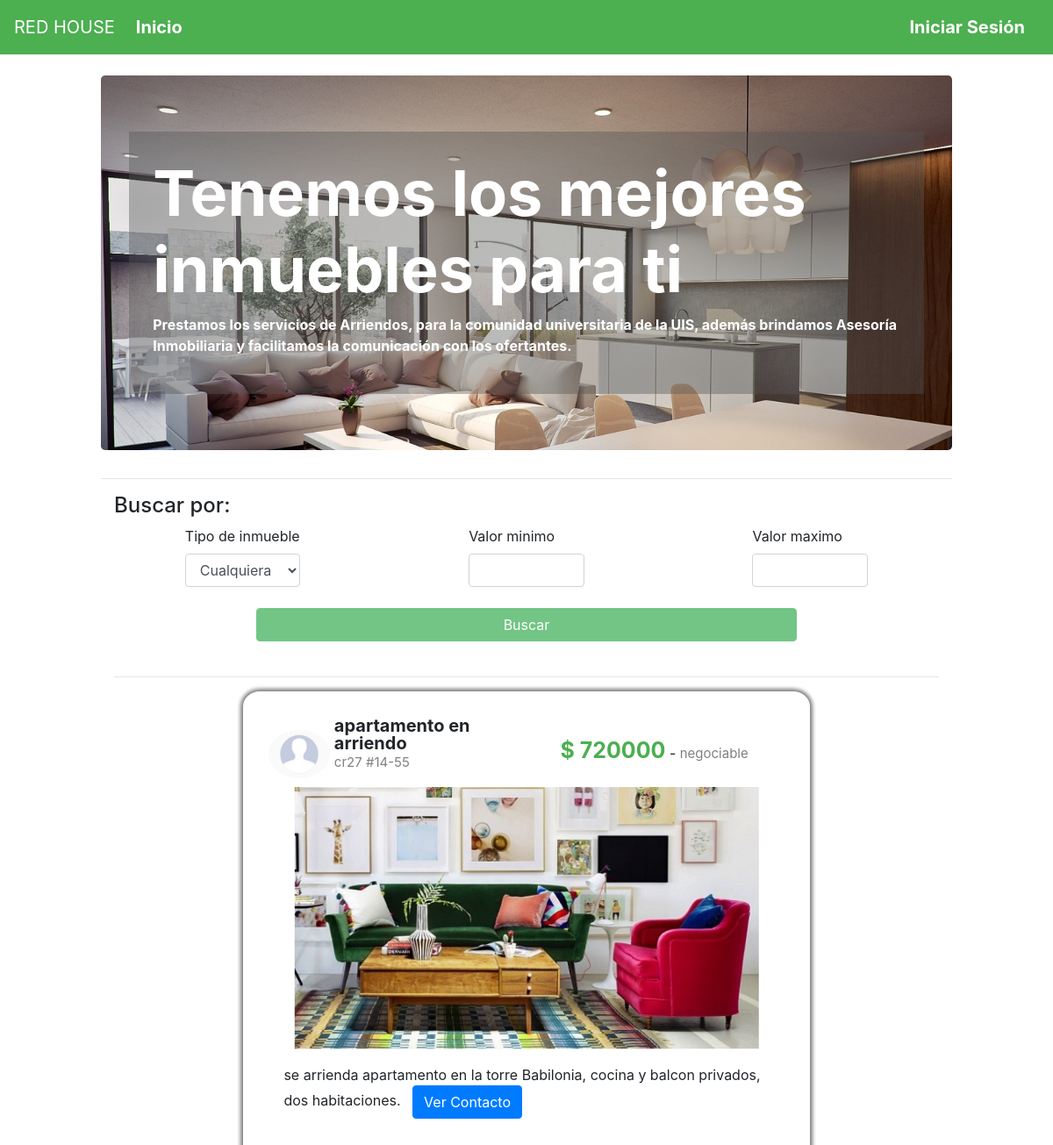
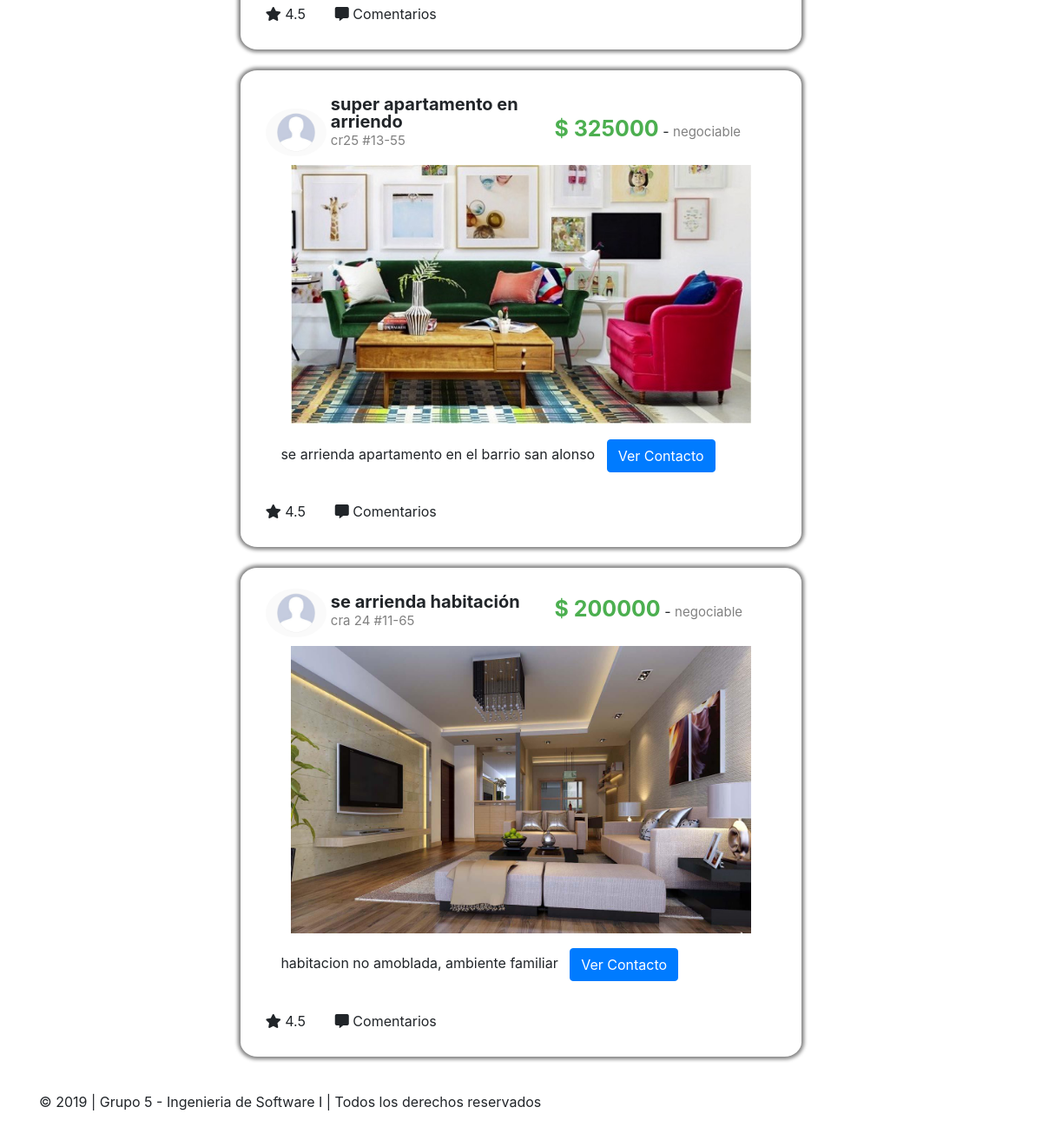
The page / on the database its author committed (2 pictures, top to bottom).
### tables this page shows
CREATE TABLE `publicacion` (
  `idPublicacion` int(11) NOT NULL,
  `nombre` varchar(30) DEFAULT NULL,
  `ubicacion` varchar(20) DEFAULT NULL,
  `precio` int(11) DEFAULT NULL,
  `descripcion` varchar(150) DEFAULT NULL,
  `fechaPublicada` datetime DEFAULT NULL,
  `estado` char(1) DEFAULT NULL,
  `negociable` char(16) DEFAULT NULL,
  `tipoInmueble` varchar(20) DEFAULT NULL,
  `urlImagen` varchar(100) DEFAULT NULL,
  `idCliente` varchar(20) DEFAULT NULL
);

### index.php (the view, shortened to what this page needs)
<!DOCTYPE html>
<html lang="en">
<head>
    <?php
    include("funciones.php");
    $conexion = conectar();
    $sql = "select * from publicacion limit 3";
    $r = mysqli_query($conexion, $sql);
    ?>
    <link rel="stylesheet" href="https://stackpath.bootstrapcdn.com/bootstrap/4.3.1/css/bootstrap.min.css"
>
    <link rel="stylesheet" href="estilo.css">
    <link rel="stylesheet" href="https://use.fontawesome.com/releases/v5.8.1/css/all.css">
</head>
<body>
    <?PHP
    if (!isset($_SESSION['identificacion']) || !isset($_SESSION['contrasena'])){
        encabezado();
        $sesion = FALSE;
    }else{
        encabezadoCliente();
        $sesion = TRUE;
    }
    ?>
    <div class="container-fluid">
        <div class="row">
            <div class="col-md-1"></div>
            <div class="col-md-10 fondo">
                <br>
                <div class="jumbotron banner col-md-12">
                    <div class="e" class="container">
                        <h1 class="display-3 texto-banner">Tenemos los mejores inmuebles para ti</h1>
                        <p class="texto-banner">Prestamos los servicios de Arriendos, para la comunidad universitaria de
                            la UIS, además brindamos Asesoría Inmobiliaria y facilitamos la comunicación con los ofertantes. </p>
                    </div>
                </div>
                <hr>
                <div class="container">
                    <h4 class="row col-md-8 fondo"> Buscar por:</h4>
                    <div class="row">
                        <div class="col-md-1"></div>
                        <div class="col-md-2">
                            <label> Tipo de inmueble </label>
                            <select id="tipo" class="form-control">
                                <option>Cualquiera</option>
                            </select>
                        </div>
                        <div class="col-md-2"></div>
                        <div class="col-md-2">
                            <label> Valor minimo </label>
                            <input id="val_min" type="number" name="val_min" class="form-control">
                        </div>
                        <div class="col-md-2"></div>
                        <div class="col-md-2">
                            <label> Valor maximo</label>
                            <input id="val_max" type="number" name="val_max" class="form-control">
                        </div>
                        <div class="col-md-1"></div>
                    </div>
                    <br>
                    <div class="row">
                        <div class="col-md-2"></div>
                        <div class="col-md-8">
                        <?PHP
                            if($sesion == TRUE) echo'<div class="btn btn-success botonDetalles btn-block" role="button" id="buscar">Buscar</div>';
                            else echo'<div class="btn btn-success botonDetalles btn-block disabled" role="button" id="no_buscar">Buscar</div>';
                        ?>
                        </div>
                        <div class="col-md-2"></div>
                    </div>
                    <br>
                    <hr>
                    <div id="lista_publicaciones">
                        <?PHP
                        while ($publicacion = mysqli_fetch_array($r)) {
                            ?>
                        <div class="row">
                            <div class="col-md-2"></div>
                            <div class="col-md-8 contenidoPublicacion">
                                <div class="divImagenPerfil">
                                    <img src="imagenes/im_perfil.png" alt="foto de perfil"
                                        style="width: 100%; border-radius: 50%;">
                                </div>
                                <div class="encabezadoPublicacion">
                                    <span class="tituloPublicacion">
                                        <?PHP echo $publicacion['nombre']; ?></span></br>
                                    <span class="subtituloPublicacion">
                                        <?PHP echo $publicacion['ubicacion']; ?></span></br>
                                </div>
                                <div class="divPrecio">
                                    <span class="tituloPublicacion" style="color:#4CAF50;font-size:25px;">$
                                        <?PHP echo $publicacion['precio']; ?></span> - <span
                                        class="subtituloPublicacion">
                                        <?PHP
                                            echo $publicacion['negociable']; ?>
                                    </span>
                                </div>
                                <div class="imagenPublicacion">
                                    <img <?PHP echo 'src=' . $publicacion['urlImagen']; ?> alt="Publicacion"
                                    style="width: 100%">
                                </div>
                                <div class="descripcionPublicacion">
                                    <p>
                                        <?PHP echo $publicacion['descripcion']; ?> &nbsp <button
                                            onclick="ver_perfil_cliente(this)" data-toggle="modal" data-target="#myModal" type="button" class="btn btn-primary"
                                            style="padding-top:1%;">Ver Contacto</button></p>
                                </div>
                                <div class="botonesPublicacion">
                                    <span class="botonPublicacion"><i class="fas fa-star"></i> 4.5</span>
                                    <span><i class="fas fa-comment-alt"></i> Comentarios</span>
                                </div>
                            </div>
                            <div class="col-md-2">
                            </div>
                        </div>
                        <br>
                        <?PHP
                        }
                        ?>
                    </div>
                </div>
            </div>
            <div class="col-md-1"></div>
        </div>
    </div>
    <footer class="footer mt-auto py-3 fondo">
        <div class="container">
            <p>&copy; 2019 | Grupo 5 - Ingenieria de Software I | Todos los derechos reservados</p>
        </div>
    </footer>
</body>
</html>

### funciones.php (shortened to what this page needs)
<?PHP
	function encabezado(){
		if(isset($_SESSION['correo'])){
            encabezadoCliente();
		}else encabezado0();
	}
	function encabezado0(){
		echo '<nav class="navbar navbar-expand-lg navbar-light bg-light col-md-12" style="background:#4CAF50 !important">
        <a class="navbar-brand" href="#" style="color:white">RED HOUSE</a>
        <button class="navbar-toggler" type="button" data-toggle="collapse" data-target="#navbarNavDropdown" aria-controls="navbarNavDropdown" aria-expanded="false" aria-label="Toggle navigation">
            <span class="navbar-toggler-icon"></span>
        </button>
        <div class="collapse navbar-collapse" id="navbarNavDropdown" >
            <ul class="navbar-nav" >
                <li class="nav-item active" >
                    <a class="nav-link letra_enca" href="index.php" >Inicio<span class="sr-only">(current)</span></a>
                </li>
            </ul>
        </div>
        <ul class="nav justify-content-end" >
            <li class="nav-item">
                <a class="nav-link active letra_enca" href="ingreso.php">Iniciar Sesión</a>
            </li>
        </ul>
    </nav>';
	}
?>

### estilo.css (style rules this page uses)
.letra_enca { font-size: 20px; font-weight: bold; color: white !important; }
.banner { background-image:url('imagenes/banner2.jpg'); background-size: cover; }
.texto-banner { font-weight: bold; }
.e { background: rgba(83, 83, 83, 0.4); padding: 3%; color: white }
.contenidoPublicacion { padding: 3%; border-radius: 3%; box-shadow: 0 0 4px 3px grey; }
.divImagenPerfil { display: inline-block; width: 12%; position: relative; bottom: 10px; border-radius: 50%; }
.encabezadoPublicacion { display: inline-block; line-height: 20px; width: 40%; }
.divPrecio { width: 43%; display: inline-block; position: relative; bottom: 10px; padding-left:3%; }
.tituloPublicacion { display: inline-block; font-size: 20px; font-weight: bold; }
.subtituloPublicacion { display: inline-block; font-size: 15px; color: gray; }
.imagenPublicacion { width: 90%; margin-left:auto; margin-right:auto; }
.botonPublicacion { padding-right: 5%; }
.descripcionPublicacion { padding: 3%; margin-left: auto; margin-right: auto; }
.fondo { background: white; }
body { background:none; }

### rows shown on the page
publicacion: nombre "apartamento en arriendo", ubicacion "cr27 #14-55", precio "720000", negociable "negociable", urlImagen (picture), descripcion "se arrienda apartamento en la torre Babilonia, cocina y balcon privados, dos habitaciones."
publicacion: nombre "super apartamento en arriendo", ubicacion "cr25 #13-55", precio "325000", negociable "negociable", urlImagen (picture), descripcion "se arrienda apartamento en el barrio san alonso"
publicacion: nombre "se arrienda habitación", ubicacion "cra 24 #11-65", precio "200000", negociable "negociable", urlImagen (picture), descripcion "habitacion no amoblada, ambiente familiar"
